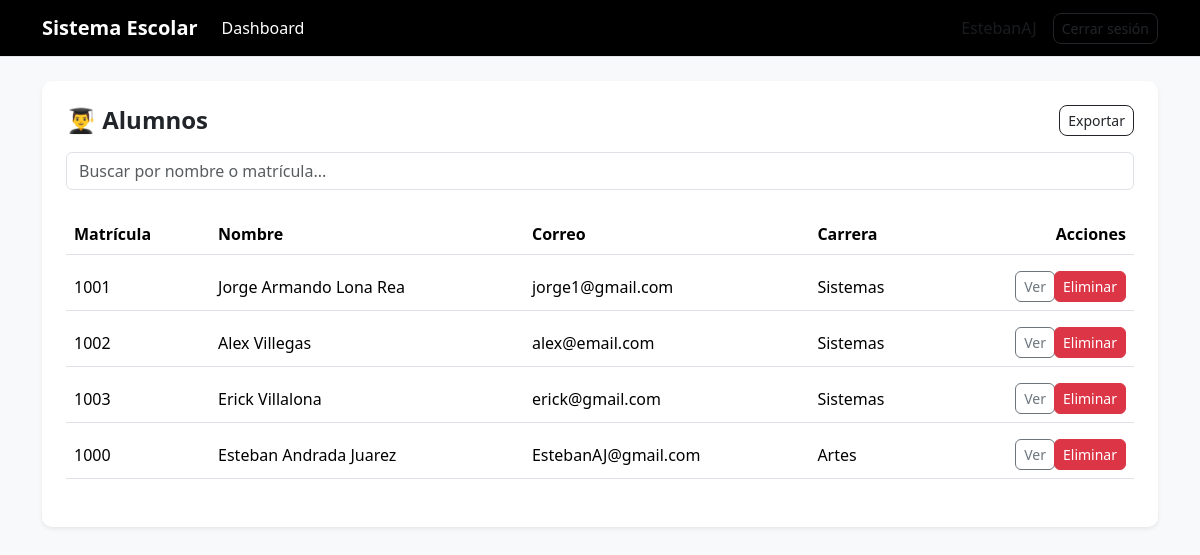
The page /alumnos/ (signed in) on the database as committed earlier.
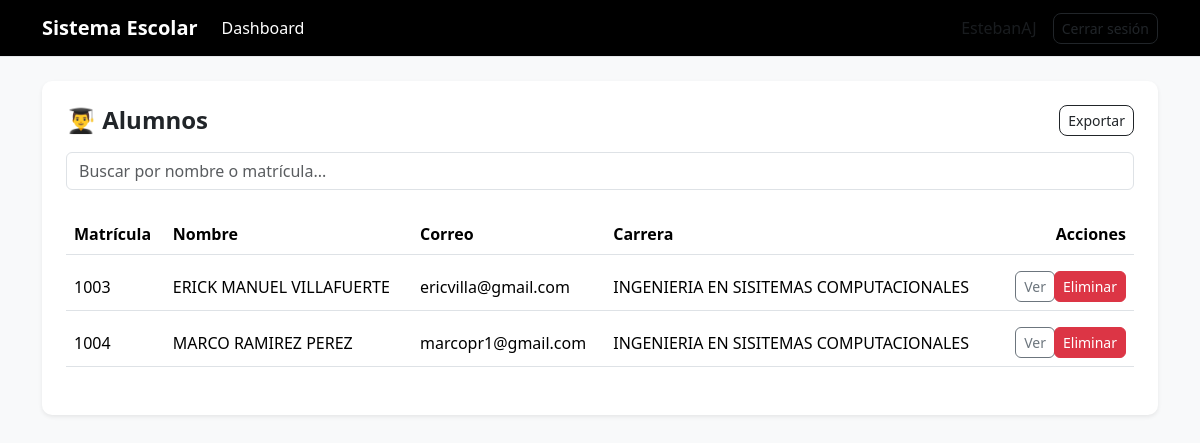
The same page on the database as committed later.
### alumnos/models.py (models this page shows, shortened)
class Alumno(models.Model):
    matricula = models.IntegerField(unique=True)
    nombre = models.CharField(max_length=100)
    correo = models.EmailField(unique=True)
    carrera = models.CharField(max_length=100)
    materias = models.ManyToManyField(Materia, blank=True)

### alumnos/views.py (the view)
# urls.py: path('', views.lista_alumnos, name='lista_alumnos'),
@login_required
def lista_alumnos(request):
    if hasattr(request.user, 'alumno'):
        alumnos = [request.user.alumno]
    else:
        alumnos = Alumno.objects.all()
    return render(request, 'alumnos/lista_alumnos.html', {
        'alumnos': alumnos
    })

### alumnos/templates/alumnos/lista_alumnos.html (shortened to what this page needs)
{% extends 'base.html' %}
{% block content %}
<div class="card p-4 shadow-sm">
    <div class="d-flex justify-content-between align-items-center mb-3">
        <h4 class="mb-0 fw-semibold">
            👨‍🎓 Alumnos
        </h4>
        <div class="d-flex gap-2 align-items-start">
            <a href="/alumnos/exportar-excel/"
               class="btn btn-outline-dark btn-sm">
                Exportar
            </a>
        </div>
    </div>
    <form method="GET" class="mb-3">
        <input type="text"
               name="q"
               class="form-control"
               placeholder="Buscar por nombre o matrícula..."
               value="{{ request.GET.q }}">
    </form>
    <div class="table-responsive">
        <table class="table align-middle table-hover">
            <thead class="text-muted">
                <tr>
                    <th>Matrícula</th>
                    <th>Nombre</th>
                    <th>Correo</th>
                    <th>Carrera</th>
                    <th class="text-end">Acciones</th>
                </tr>
            </thead>
            <tbody>
                {% for alumno in alumnos %}
                <tr class="fila-hover">
                    <td>{{ alumno.matricula }}</td>
                    <td>{{ alumno.nombre }}</td>
                    <td>{{ alumno.correo }}</td>
                    <td>{{ alumno.carrera }}</td>
                    <td class="text-end">
                        <div class="btn-group">
                            <a href="/alumnos/detalle/{{ alumno.id }}/"
                               class="btn btn-outline-secondary btn-sm">
                                Ver
                            </a>
                            <button class="btn btn-danger btn-sm"
                            data-bs-toggle="modal"
                            data-bs-target="#modalEliminar{{ alumno.id }}">
                             Eliminar
                            </button>
                        </div>
                    </td>
                </tr>
                {% empty %}
                <tr>
                    <td colspan="5" class="text-center text-muted">
                        No hay alumnos registrados
                    </td>
                </tr>
                {% endfor %}
            </tbody>
        </table>
    </div>
</div>
{% endblock %}

### alumnos/templates/base.html (shortened to what this page needs)
<!DOCTYPE html>
<html lang="es">
<head>
    <link href="https://cdn.jsdelivr.net/npm/bootstrap@5.3.7/dist/css/bootstrap.min.css" rel="stylesheet">
</head>
<body>
{% if user.is_authenticated %}
<nav class="navbar navbar-expand-lg">
    <div class="container">
        <a class="navbar-brand" href="/alumnos/">
            Sistema Escolar
        </a>
        <div class="collapse navbar-collapse">
            <ul class="navbar-nav me-auto">
                <li class="nav-item">
                    <a class="nav-link" href="/alumnos/dashboard/">
                        Dashboard
                    </a>
                </li>
            </ul>
            <span class="me-3 text-muted">
                {{ request.user.username }}
            </span>
            <a href="/logout/" class="btn btn-outline-dark btn-sm">
                Cerrar sesión
            </a>
        </div>
    </div>
</nav>
{% endif %}
<div class="container mt-4">
    {% block content %}
    {% endblock %}
</div>
</body>
</html>

### alumnos/templates/base.html (style rules this page uses)
body { background-color: #f8f9fa; }
.navbar { background-color: black; border-bottom: 1px solid #e5e7eb; }
.navbar-brand { font-weight: bold; color: white; }
.nav-link { color: white; }
.card { border: none; border-radius: 10px; }
.btn { border-radius: 8px; }
.table { border-collapse: separate; border-spacing: 0 8px; }
.table tr { background-color: white; border-radius: 8px; }
.btn-group .btn { border-radius: 6px !important; }

Rows that differ between the two databases and show on the page:
removed Alumno: matricula "1001", nombre "Jorge Armando Lona Rea", correo "jorge1@gmail.com", carrera "Sistemas"
removed Alumno: matricula "1002", nombre "Alex Villegas", correo "alex@email.com", carrera "Sistemas"
removed Alumno: matricula "1003", nombre "Erick Villalona", correo "erick@gmail.com", carrera "Sistemas"
removed Alumno: matricula "1000", nombre "Esteban Andrada Juarez", correo "EstebanAJ@gmail.com", carrera "Artes"
added Alumno: matricula "1003", nombre "ERICK MANUEL VILLAFUERTE", correo "ericvilla@gmail.com", carrera "INGENIERIA EN SISITEMAS COMPUTACIONALES"
added Alumno: matricula "1004", nombre "MARCO RAMIREZ PEREZ", correo "marcopr1@gmail.com", carrera "INGENIERIA EN SISITEMAS COMPUTACIONALES"
